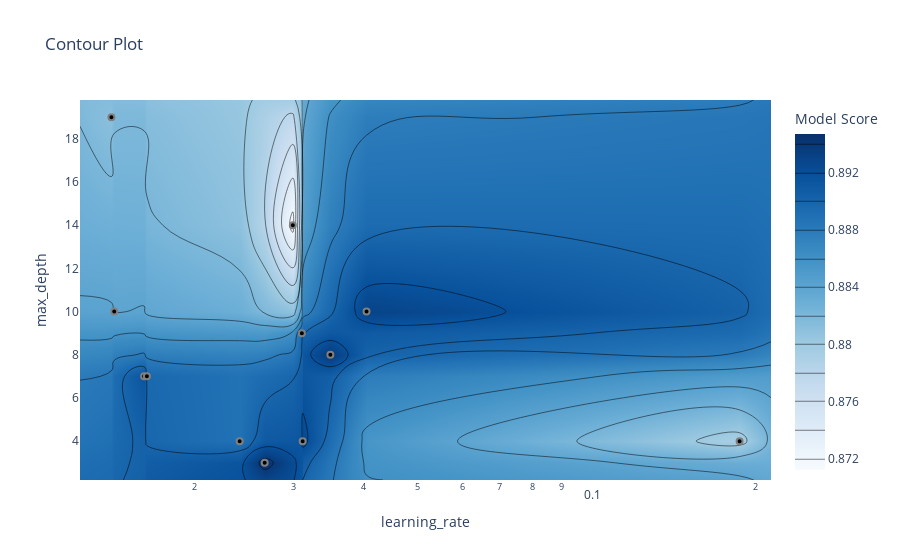

The code cell stored with this chart in its notebook:
### Code cell
plot_contour(study, params=["learning_rate", "max_depth"], target_name="Model Score")

### Figure 1 — Plotly figure (JSON) as saved in the notebook; plotly's stock layout.template omitted (floating-point values rounded to 4 significant figures; data arrays with more than 128 entries replaced by an {"elided": "..."} marker saying what was removed)
{"data": [{"colorbar": {"title": {"text": "Model Score"}}, "colorscale": [[0, "rgb(247,251,255)"], [0.125, "rgb(222,235,247)"], [0.25, "rgb(198,219,239)"], [0.375, "rgb(158,202,225)"], [0.5, "rgb(107,174,214)"], [0.625, "rgb(66,146,198)"], [0.75, "rgb(33,113,181)"], [0.875, "rgb(8,81,156)"], [1, "rgb(8,48,107)"]], "connectgaps": true, "contours": {"coloring": "heatmap"}, "hoverinfo": "none", "line": {"smoothing": 1.3}, "reversescale": false, "type": "contour", "x": [0.01249, 0.0142, 0.01437, 0.01624, 0.01643, 0.02405, 0.02665, 0.02992, 0.03104, 0.03115, 0.0349, 0.04049, 0.1873, 0.213], "y": [2.2, 3, 4, 7, 8, 9, 10, 14, 19, 19.8], "z": {"elided": "10x14 float values"}}, {"marker": {"color": "black", "line": {"color": "Gray", "width": 2}}, "mode": "markers", "name": "Feasible Trial", "showlegend": false, "type": "scatter", "x": [0.1873, 0.02992, 0.0142, 0.01437, 0.03115, 0.03104, 0.02665, 0.0349, 0.01624, 0.01643, 0.04049, 0.02405], "y": [4, 14, 19, 10, 4, 9, 3, 8, 7, 7, 10, 4]}, {"marker": {"color": "#cccccc", "line": {"color": "Gray", "width": 2}}, "mode": "markers", "name": "Infeasible Trial", "showlegend": false, "type": "scatter", "x": [], "y": []}], "layout": {"title": {"text": "Contour Plot"}, "xaxis": {"range": [-1.904, -0.6715], "title": {"text": "learning_rate"}, "type": "log"}, "yaxis": {"range": [2.2, 19.8], "title": {"text": "max_depth"}}}}
